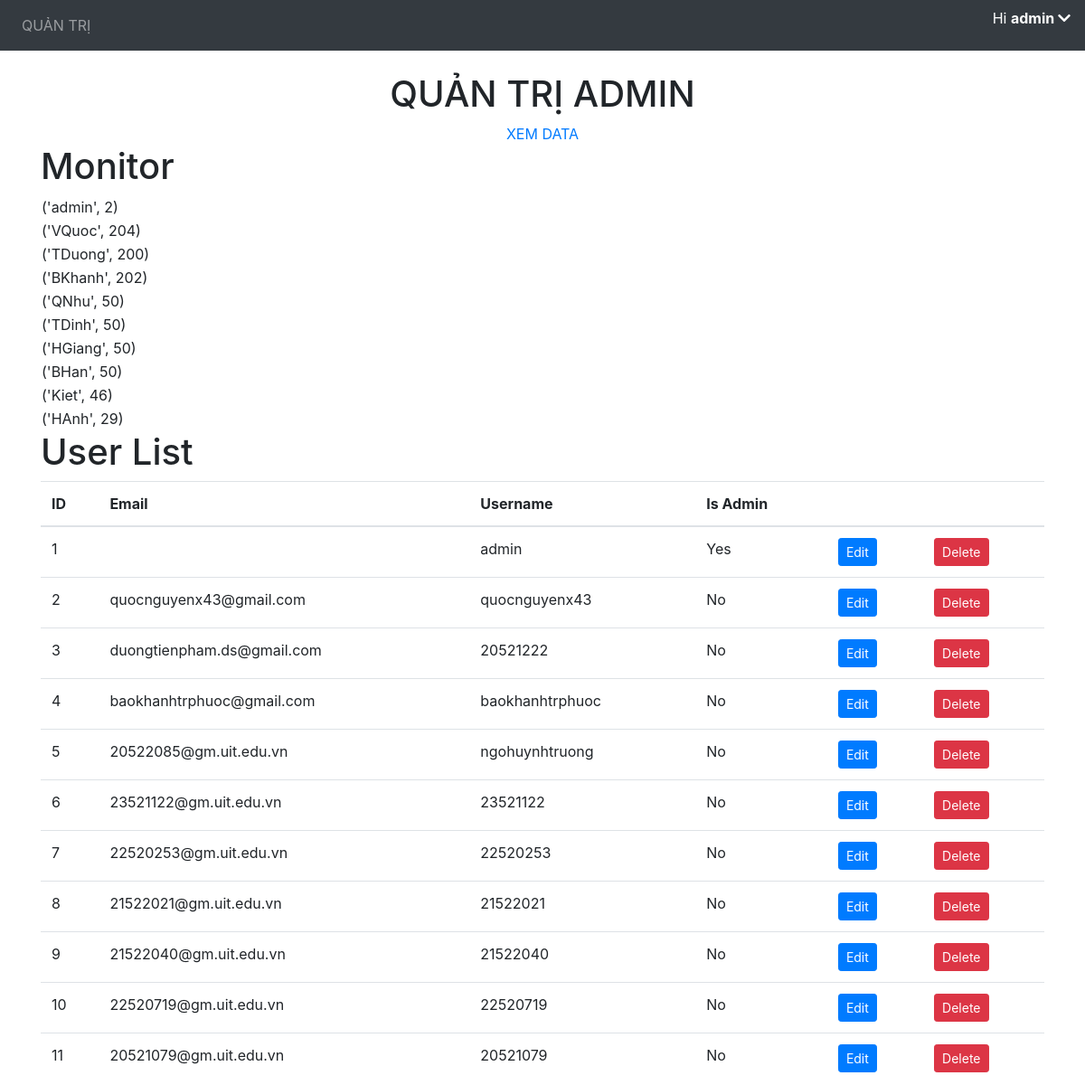
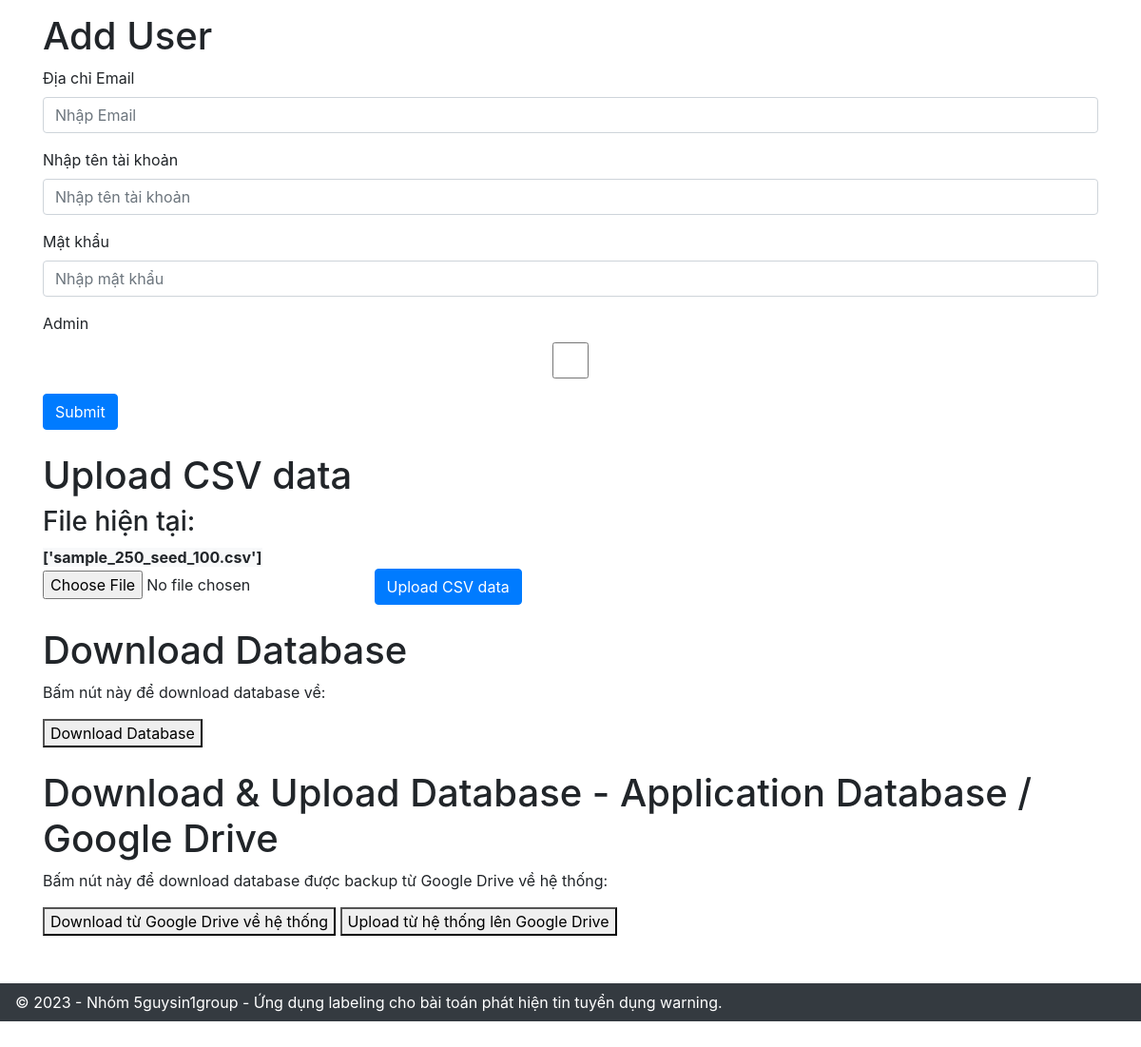
The page /admin/ (signed in) on the database its author committed (2 pictures, top to bottom).
### application/models.py (models this page shows)
class User(db.Model, UserMixin):
    id = db.Column(db.Integer, primary_key=True)
    email = db.Column(db.String(150), unique=True)
    username = db.Column(db.String(20), unique=True)
    password = db.Column(db.String(150))
    is_admin = db.Column(db.Boolean, default=False)
    annotations = db.relationship('Annotation')

### application/views.py (the view)
@views.route('/admin/', methods=['GET', 'POST'])
@login_required
def admin():
    if not current_user.is_admin:
        return "Không có quyền truy cập vào trang quản trị admin.", 403
    import os
    all_users = User.query.all()
    current_files = os.listdir('data/')
    index_to_name = {
        1: "admin",
        2: "VQuoc",
        3: "TDuong",
        4: "BKhanh",
        5: "HTruong",
        6: "QNhu",
        7: "TDinh",
        8: "HGiang",
        9: "BHan",
        10: "Kiet",
        11: "HAnh"
    }
    monitors_query = db.session.query(Annotation.user_id, func.count().label('record_count')).group_by(Annotation.user_id).all()
    monitors_results = {}
    for each in monitors_query:
        monitors_results[index_to_name[each[0]]] = each[1]
    for each in monitors_results:
        print(each)
    return render_template(
        "admin.html",
        user=current_user,
        users=all_users,
        monitors=monitors_results,
        files=current_files
    )

### application/__init__.py (called while the page is built)
def create_app():
    app = Flask(__name__)
    app.config['SECRET_KEY'] = 'hjshjhdjah kjshkjdhjs' # random key
    app.config['SQLALCHEMY_DATABASE_URI'] = f'sqlite:///{DB_NAME}'
    db.init_app(app)
    from .views import views
    from .auth import auth
    app.register_blueprint(views, url_prefix='/')
    app.register_blueprint(auth, url_prefix='/')
    from .models import User
    with app.app_context():
        db.create_all()
        create_admin(db)
    login_manager = LoginManager()
    login_manager.login_view = 'auth.login'
    login_manager.init_app(app)
    @login_manager.user_loader
    def load_user(id):
        return User.query.get(int(id))
    return app

### application/templates/admin.html (shortened to what this page needs)
{% extends "base.html" %}
{% block content %}
<div style="text-align: center;">
    <h1>QUẢN TRỊ ADMIN</h1>
    <a href="/view-data" class="view-data" class="btn btn-success">XEM DATA</a>
</div>
<h1>Monitor</h1>
<table>
{% for key in monitors.items() %}
    <tr>
        <td>{{ key }}</td>
        <td>{{ monitors[key] }}</td>
    </tr>
{% endfor %}
</table>
<h1>User List</h1>
<table class="table user-list">
    <thead>
        <tr>
            <th>ID</th>
            <th>Email</th>
            <th>Username</th>
            <th>Is Admin</th>
            <th></th>
            <th></th>
        </tr>
    </thead>
    <tbody>
        {% for user in users %}
            <tr>
                <td>{{ user.id }}</td>
                <td>{{ user.email }}</td>
                <td>{{ user.username }}</td>
                <td>{{ "Yes" if user.is_admin else "No" }}</td>
                <td>
                    <button class="btn btn-primary btn-sm edit-button" data-id="{{ user.id }}">Edit</button></td>
                <td>
                    <form method="post" action="{{ url_for('views.remove_user', user_id=user.id) }}">
                        <button type="submit" class="btn btn-danger btn-sm">Delete</button>
                    </form>
                </td>
            </tr>
        {% endfor %}
    </tbody>
</table>
<h1>Add User</h1>
<form method="POST" action="{{ url_for('views.add_user') }}">
    <div class="form-group">
        <label for="email">Địa chỉ Email</label>
        <input type="email" class="form-control" id="email" name="email" placeholder="Nhập Email" />
    </div>
    <div class="form-group">
        <label for="username">Nhập tên tài khoản</label>
        <input type="text" class="form-control" id="username" name="username" placeholder="Nhập tên tài khoản" />
    </div>
    <div class="form-group">
        <label for="password">Mật khẩu</label>
        <input type="password" class="form-control" id="password" name="password" placeholder="Nhập mật khẩu" />
    </div>
    <div class="form-group">
        <label for="is_admin">Admin </label>
        <input type="checkbox" class="form-control" id="is_admin" name="is_admin"/>
    </div>
    <button type="submit" class="btn btn-primary">Submit</button>
</form>
<br>
<h1>Upload CSV data</h1>
<h3>File hiện tại: </h3>
<strong class="btn-light">{{ files }}</strong>
<form method="post" action="{{ url_for('views.upload_csv') }}" enctype="multipart/form-data">
    <input type="file" name="csv_file" accept=".csv">
    <button type="submit" class="btn btn-primary">Upload CSV data</button>
</form>
<br>
<h1>Download Database</h1>
<p>Bấm nút này để download database về:</p>
<a href="{{ url_for('views.download_db') }}" download>
<button>Download Database</button>
</a>
<br>
<br>
<h1>Download & Upload Database - Application Database / Google Drive</h1>
<p>Bấm nút này để download database được backup từ Google Drive về hệ thống:</p>
<a href="{{ url_for('views.refresh_from_drive') }}">
<button>Download từ Google Drive về hệ thống</button>
</a>
<a href="{{ url_for('views.upload_to_drive') }}">
<button>Upload từ hệ thống lên Google Drive</button>
</a>
{% endblock %}

### application/templates/base.html (shortened to what this page needs)
<!DOCTYPE html>
<html>
<head>
    <link rel="stylesheet" href="https://stackpath.bootstrapcdn.com/bootstrap/4.4.1/css/bootstrap.min.css" />
    <link rel="stylesheet" href="https://stackpath.bootstrapcdn.com/font-awesome/4.7.0/css/font-awesome.min.css" />
    <link rel="stylesheet" href="https://cdnjs.cloudflare.com/ajax/libs/font-awesome/5.15.4/css/all.min.css">
</head>
<body>
    <nav class="navbar navbar-expand-lg navbar-dark bg-dark">
        <div class="collapse navbar-collapse" id="navbar">
            <div class="navbar-nav">
                {% if user.is_admin %}
                <a class="nav-item nav-link" id="admin" href="/admin">QUẢN TRỊ</a>
                {% endif %}
            </div>
        </div>
        {% if user.is_authenticated %}
        <p id="greeting" class="text-white">Hi <strong>{{ user.username }}  </strong><i class="fas fa-chevron-down" id="arrow-down"></i></p>
        {% endif %}
    </nav>
    <br>
    <div class="container">{% block content %} {% endblock %}</div>
    <footer class="navbar navbar-dark bg-dark text-center py-2" style="margin-top: 50px;">
        &copy; 2023 - Nhóm 5guysin1group - Ứng dụng labeling cho bài toán phát hiện tin tuyển dụng warning.
    </footer>
</body>
</html>

### application/templates/base.html (style rules this page uses)
body { min-height: 3000px; }
footer { position: absolute; left: 0; bottom: 0; width: 100%; background-color: #343a40; color: #fff; padding: 10px; }

### rows shown on the page
User: username "admin", id "1", is_admin "Yes"
User: id "2", email "quocnguyenx43@gmail.com", username "quocnguyenx43", is_admin "No"
User: id "3", email "duongtienpham.ds@gmail.com", username "20521222", is_admin "No"
User: id "4", email "baokhanhtrphuoc@gmail.com", username "baokhanhtrphuoc", is_admin "No"
User: id "5", email "20522085@gm.uit.edu.vn", username "ngohuynhtruong", is_admin "No"
User: id "6", email "23521122@gm.uit.edu.vn", username "23521122", is_admin "No"
User: id "7", email "22520253@gm.uit.edu.vn", username "22520253", is_admin "No"
User: id "8", email "21522021@gm.uit.edu.vn", username "21522021", is_admin "No"
User: id "9", email "21522040@gm.uit.edu.vn", username "21522040", is_admin "No"
User: id "10", email "22520719@gm.uit.edu.vn", username "22520719", is_admin "No"
User: id "11", email "20521079@gm.uit.edu.vn", username "20521079", is_admin "No"

### other values the page prints
{{ key }} "('admin', 2)" "('VQuoc', 204)" "('TDuong', 200)" "('BKhanh', 202)" "('QNhu', 50)" "('TDinh', 50)" "('HGiang', 50)" "('BHan', 50)" "('Kiet', 46)" "('HAnh', 29)"
{{ files }} "['sample_250_seed_100.csv']"
